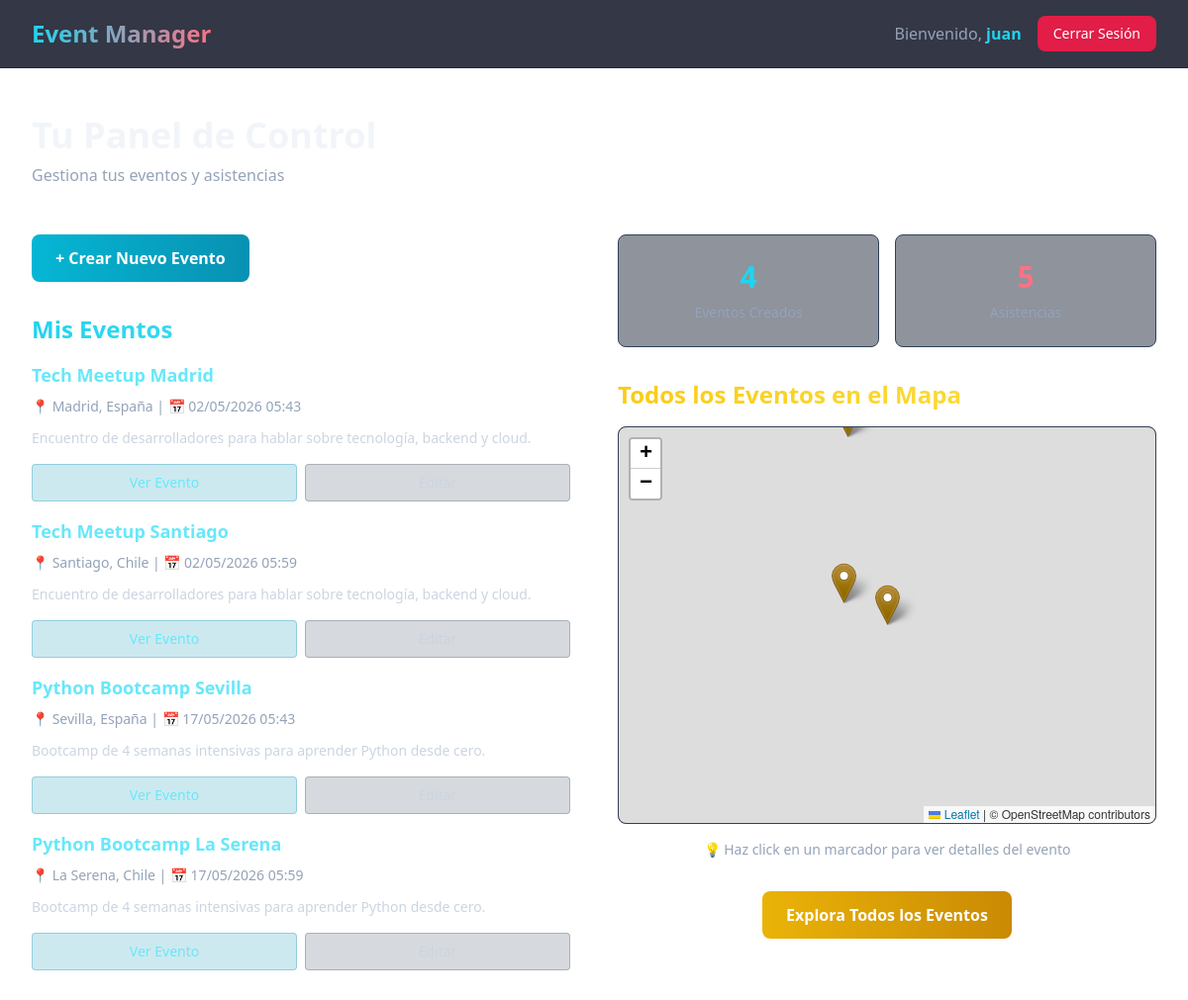
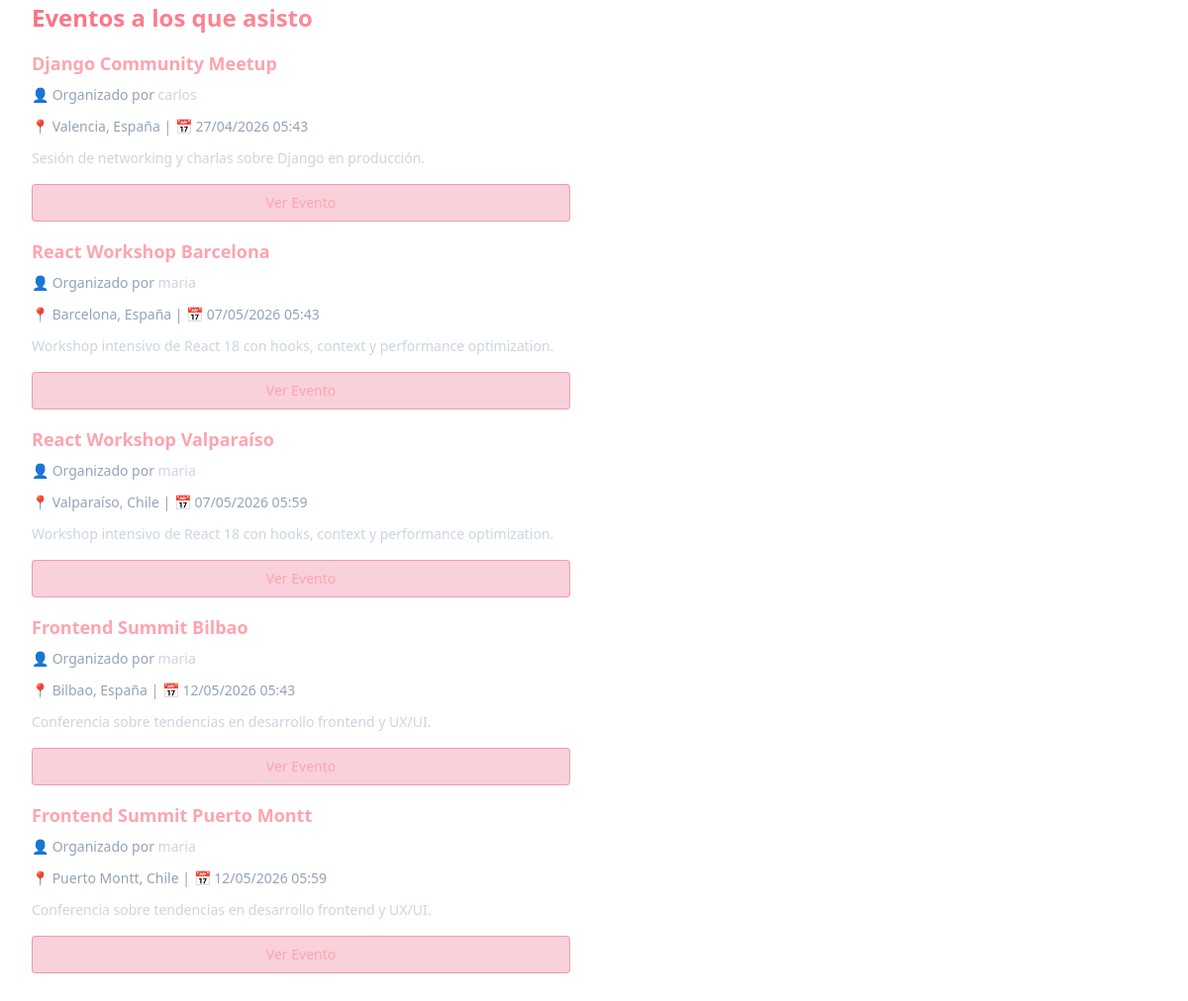
Screenshot of / (signed in) with the database file from the repository (2 pictures, top to bottom).
### events/models.py (models this page shows, shortened)
class Event(models.Model):
    id = models.UUIDField(primary_key=True, default=uuid.uuid4, editable=False)
    title = models.CharField(max_length=255)
    description = models.TextField()
    date = models.DateTimeField()
    location = models.CharField(max_length=255)
    latitude = models.DecimalField(max_digits=9, decimal_places=6, null=True, blank=True)
    longitude = models.DecimalField(max_digits=9, decimal_places=6, null=True, blank=True)
    creator = models.ForeignKey(User, on_delete=models.CASCADE, related_name='created_events')

### config/views.py (the view)
# urls.py: 2. Add a URL to urlpatterns:  path('', views.home, name='home')
def home(request):
    sections = [
        {
            'title': 'Qué incluye',
            'items': [
                'CRUD de eventos y asistencias',
                'Autenticación JWT y sesión para la UI',
                'Documentación OpenAPI con Swagger y ReDoc',
            ],
        },
        {
            'title': 'Endpoints clave',
            'items': [
                'POST /api/token/',
                'GET /api/events/',
                'GET /api/schema/',
            ],
        },
        {
            'title': 'Enlaces útiles',
            'items': [
                'Swagger UI en /api/docs/',
                'ReDoc en /api/redoc/',
                'Todos los eventos en el mapa',
            ],
        },
    ]
    context = {
        'project_name': 'Event Manager',
        'tagline': 'Una API limpia para organizar eventos, asistentes y autenticación en un solo lugar.',
        'sections': sections,
    }
    if request.user.is_authenticated:
        upcoming_events = Event.objects.filter(
            attendees__user=request.user
        ).distinct().order_by('date')[:5]
        my_events = Event.objects.filter(creator=request.user).order_by('date')[:5]
        context.update({
            'user': request.user,
            'upcoming_events': upcoming_events,
            'my_events': my_events,
        })
        return render(request, 'dashboard.html', context)
    else:
        return render(request, 'home.html', context)

### templates/dashboard.html (shortened to what this page needs)
<!DOCTYPE html>
<html lang="es">
<head>
    <script src="https://cdn.tailwindcss.com"></script>
    <link rel="stylesheet" href="https://unpkg.com/leaflet@1.9.4/dist/leaflet.css" />
</head>
<body class="text-slate-100">
    <nav class="sticky top-0 z-50 bg-slate-950/80 border-b border-slate-800 backdrop-blur-md">
        <div class="max-w-7xl mx-auto px-4 sm:px-6 lg:px-8 py-4 flex items-center justify-between">
            <a href="{% url 'home' %}" class="text-2xl font-bold text-transparent bg-clip-text bg-gradient-to-r from-cyan-400 to-rose-400">
            </a>
            <div class="flex items-center gap-4">
                <span class="text-slate-400">Bienvenido, <span class="text-cyan-400 font-semibold">{{ user.username }}</span></span>
                <a href="{% url 'user_logout' %}" class="px-4 py-2 text-sm font-medium text-white bg-rose-600 hover:bg-rose-700 rounded-lg transition-colors">
                    Cerrar Sesión
                </a>
            </div>
        </div>
    </nav>
    <div class="max-w-7xl mx-auto px-4 sm:px-6 lg:px-8 py-12">
        <div class="mb-12">
            <h1 class="text-4xl font-bold mb-2">Tu Panel de Control</h1>
            <p class="text-slate-400">Gestiona tus eventos y asistencias</p>
        </div>
        <div class="grid grid-cols-1 lg:grid-cols-2 gap-12">
            <div class="space-y-8">
                <div>
                    <a href="{% url 'create_event' %}" class="inline-block px-6 py-3 font-semibold text-white rounded-lg transition-all duration-300 bg-gradient-to-r from-cyan-500 to-cyan-600 hover:from-cyan-400 hover:to-cyan-500 transform hover:scale-105 active:scale-95">
                        + Crear Nuevo Evento
                    </a>
                </div>
                <div>
                    <h2 class="text-2xl font-bold mb-4 text-transparent bg-clip-text bg-gradient-to-r from-cyan-400 to-cyan-300">
                    </h2>
                    {% if my_events %}
                        <div class="space-y-4">
                            {% for event in my_events %}
                            <div class="event-card">
                                <h3 class="text-lg font-semibold text-cyan-300 mb-2">{{ event.title }}</h3>
                                <p class="text-slate-400 text-sm mb-3">
                                    📍 {{ event.location }} | 📅 {{ event.date|date:"d/m/Y H:i" }}
                                </p>
                                <p class="text-slate-300 text-sm mb-4">{{ event.description|truncatewords:20 }}</p>
                                <div class="flex gap-2">
                                    <a href="/event/{{ event.id }}/" class="flex-1 px-3 py-2 text-center text-sm font-medium bg-cyan-600/20 text-cyan-300 border border-cyan-600/30 rounded hover:bg-cyan-600/30 transition-colors">
                                        Ver Evento
                                    </a>
                                    <a href="{% url 'edit_event' event.id %}" class="flex-1 px-3 py-2 text-center text-sm font-medium bg-slate-700/20 text-slate-300 border border-slate-600/30 rounded hover:bg-slate-700/30 transition-colors">
                                    </a>
                                </div>
                            </div>
                            {% endfor %}
                        </div>
                    {% endif %}
                </div>
                <div>
                    <h2 class="text-2xl font-bold mb-4 text-transparent bg-clip-text bg-gradient-to-r from-rose-400 to-rose-300">
                    </h2>
                    {% if upcoming_events %}
                        <div class="space-y-4">
                            {% for event in upcoming_events %}
                            <div class="event-card">
                                <h3 class="text-lg font-semibold text-rose-300 mb-2">{{ event.title }}</h3>
                                <p class="text-slate-400 text-sm mb-3">
                                    👤 Organizado por <span class="text-slate-300">{{ event.creator.username }}</span>
                                </p>
                                <p class="text-slate-400 text-sm mb-3">
                                    📍 {{ event.location }} | 📅 {{ event.date|date:"d/m/Y H:i" }}
                                </p>
                                <p class="text-slate-300 text-sm mb-4">{{ event.description|truncatewords:20 }}</p>
                                <a href="/event/{{ event.id }}/" class="block w-full px-3 py-2 text-center text-sm font-medium bg-rose-600/20 text-rose-300 border border-rose-600/30 rounded hover:bg-rose-600/30 transition-colors">
                                    Ver Evento
                                </a>
                            </div>
                            {% endfor %}
                        </div>
                    {% endif %}
                </div>
            </div>
            <div class="space-y-8">
                <div class="grid grid-cols-2 gap-4">
                    <div class="bg-slate-800/50 border border-slate-700 rounded-lg p-6 text-center">
                        <div class="text-3xl font-bold text-cyan-400">{{ my_events|length }}</div>
                        <div class="text-sm text-slate-400 mt-2">Eventos Creados</div>
                    </div>
                    <div class="bg-slate-800/50 border border-slate-700 rounded-lg p-6 text-center">
                        <div class="text-3xl font-bold text-rose-400">{{ upcoming_events|length }}</div>
                        <div class="text-sm text-slate-400 mt-2">Asistencias</div>
                    </div>
                </div>
                <div>
                    <h2 class="text-2xl font-bold mb-4 text-transparent bg-clip-text bg-gradient-to-r from-yellow-400 to-yellow-300">
                    </h2>
                    <div class="bg-slate-800/50 border border-slate-700 rounded-lg overflow-hidden">
                        <div id="map" class="map-container"></div>
                    </div>
                    <p class="text-slate-400 text-sm mt-4 text-center">
                        💡 Haz click en un marcador para ver detalles del evento
                    </p>
                </div>
                <div class="text-center">
                    <a href="/" class="inline-block px-6 py-3 font-semibold text-white rounded-lg transition-all duration-300 bg-gradient-to-r from-yellow-500 to-yellow-600 hover:from-yellow-400 hover:to-yellow-500 transform hover:scale-105 active:scale-95">
                        Explora Todos los Eventos
                    </a>
                </div>
            </div>
        </div>
    </div>
</body>
</html>

### templates/dashboard.html (style rules this page uses)
:root { --cyan: #06b6d4; --rose: #f43f5e; --gold: #fbbf24; }
body { @apply bg-gradient-to-br from-slate-950 via-slate-900 to-slate-950; }
.map-container { height: 400px; border-radius: 0.5rem; overflow: hidden; }
.event-card { @apply bg-slate-800/50 border border-slate-700 rounded-lg p-6 hover:border-cyan-500/50 transition-all duration-300; }

### rows the page displays
Event: title "Tech Meetup Madrid", location "Madrid, España", date "02/05/2026 05:43", description "Encuentro de desarrolladores para hablar sobre tecnología, backend y cloud."
Event: title "Tech Meetup Santiago", location "Santiago, Chile", date "02/05/2026 05:59", description "Encuentro de desarrolladores para hablar sobre tecnología, backend y cloud."
Event: title "Python Bootcamp Sevilla", location "Sevilla, España", date "17/05/2026 05:43", description "Bootcamp de 4 semanas intensivas para aprender Python desde cero."
Event: title "Python Bootcamp La Serena", location "La Serena, Chile", date "17/05/2026 05:59", description "Bootcamp de 4 semanas intensivas para aprender Python desde cero."
Event: title "Django Community Meetup", creator.username "carlos", location "Valencia, España", date "27/04/2026 05:43", description "Sesión de networking y charlas sobre Django en producción."
Event: title "React Workshop Barcelona", creator.username "maria", location "Barcelona, España", date "07/05/2026 05:43", description "Workshop intensivo de React 18 con hooks, context y performance optimization."
Event: title "React Workshop Valparaíso", creator.username "maria", location "Valparaíso, Chile", date "07/05/2026 05:59", description "Workshop intensivo de React 18 con hooks, context y performance optimization."
Event: title "Frontend Summit Bilbao", creator.username "maria", location "Bilbao, España", date "12/05/2026 05:43", description "Conferencia sobre tendencias en desarrollo frontend y UX/UI."
Event: title "Frontend Summit Puerto Montt", creator.username "maria", location "Puerto Montt, Chile", date "12/05/2026 05:59", description "Conferencia sobre tendencias en desarrollo frontend y UX/UI."

### other values shown
{{ user.username }} "juan"
